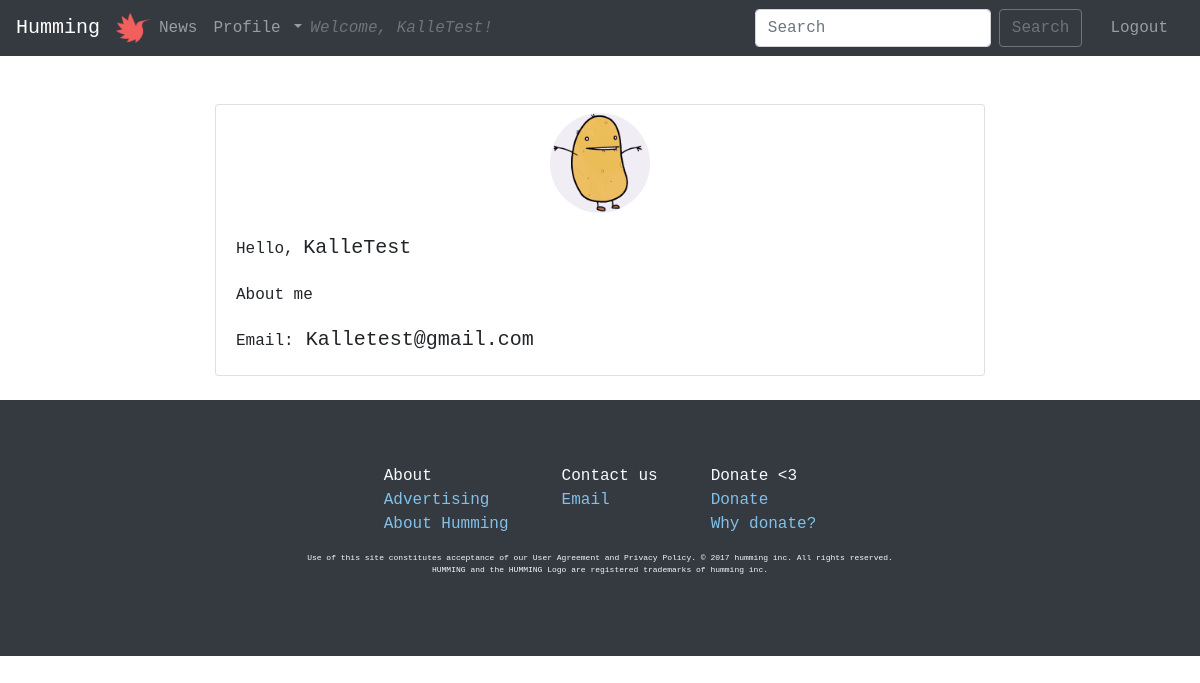
The app's page /accounts/profile.php (signed in), older data.
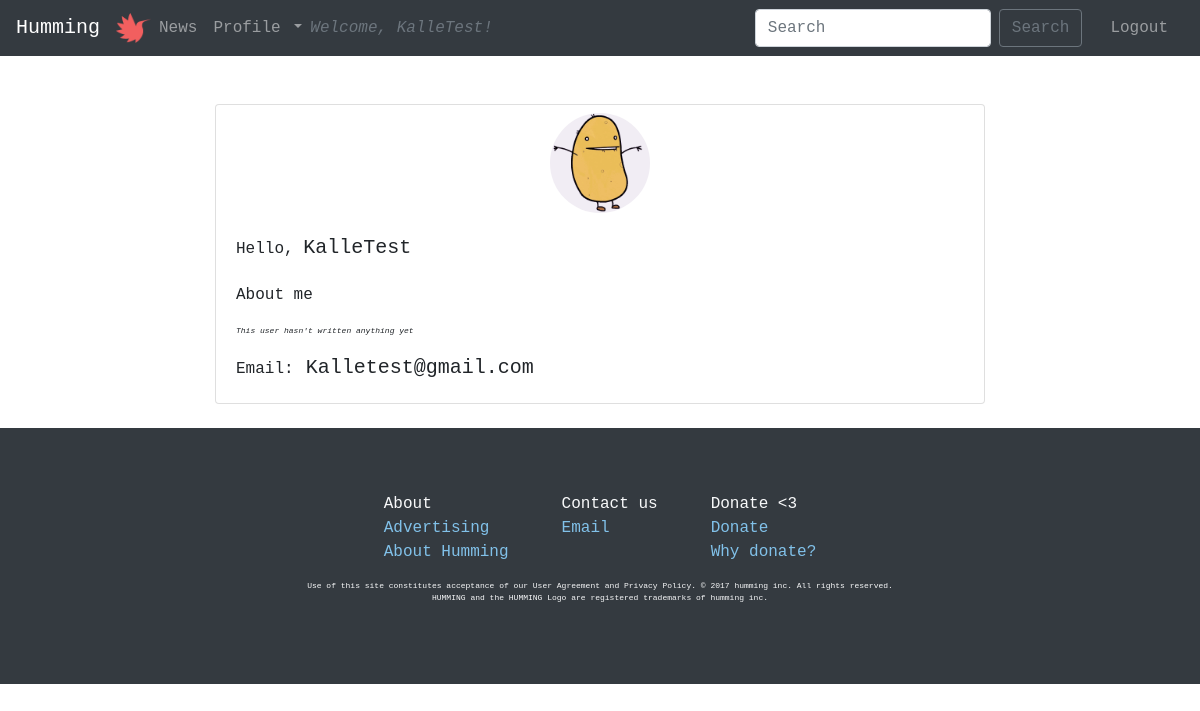
The same page, newer data.
### tables this page shows
CREATE TABLE "users" (
	`userID`	INTEGER PRIMARY KEY AUTOINCREMENT,
	`username`	VARCHAR NOT NULL UNIQUE,
	`email`	VARCHAR NOT NULL UNIQUE,
	`password`	VARCHAR NOT NULL,
	`bio`	VARCHAR,
	`picture`	VARCHAR
);

### php/functions.php (called while the page is built, shortened)
<?php
function myProfile($pdo) {
  $id = (int)$_SESSION['users']['userID'];
  $getMyProfile = "SELECT * FROM users
                   WHERE userID= :userID";
  $statement = $pdo->prepare($getMyProfile);
  $statement->bindParam(':userID', $id, PDO::PARAM_INT);
  $statement->execute();
  $resultGetMyProfile = $statement->fetchALL(PDO::FETCH_ASSOC);
  return $resultGetMyProfile;
}

### accounts/profile.php (the view, shortened to what this page needs)
<?php
require __DIR__.'/../viewings/header.php';
?>
<div class="mt-5">
  <?php $profiles = myProfile($pdo) ?>
  <?php foreach($profiles as $profile):?>
    <div class="col-md-8 mx-auto">
      <div class="card mt-2">
        <img class="profilePic mb-3" src=" <?php if(isset($profile['picture'])): ?>
          <?php echo "../profileImages/".$profile['picture']; ?>
        <?php else: echo "../images/potato.jpg"; ?>
        <?php endif; ?>" alt="">
        <div class="card-body pt-1 pb-1">
          <blockquote class="blockquote mb-0">
            <p class="mb-0">
              <small class="font-weight-light"><p>Hello, </small> <?php echo $profile['username'];?></p>
              <small class="font-weight-light"><p>About me</small><br><?php echo $profile['bio'];?></p>
              <?php if (!isset($profile['bio'])): ?>
                   <p class="smallfont italic mt-0 pt-0"><em>This user hasn't written anything yet</em></p>
              <?php endif; ?>
              <small class="font-weight-light"><p>Email:</small> <?php echo $profile['email'];?></p>
            </blockquote>
          </div>
        </div>
      </div>
    <?php endforeach; ?>
  </div>
  <?php require __DIR__.'/../viewings/footer.php'; ?>

### viewings/navigation.php (shortened to what this page needs)
<nav class="navbar navbar-expand-lg navbar-dark bg-dark">
  <a class="navbar-brand" href="/index.php">Humming</a>
  <img src="../../images/hummingLogo.png" width="35" height="30" class="d-inline-block align-top" alt="">
<div class="collapse navbar-collapse" id="navbarSupportedContent">
  <ul class="navbar-nav ml-auto w-100 justify-content-start">
      <li class="nav-item">
        <a class="nav-link" href="/news.php">News<span class="sr-only">(current)</span></a>
      </li>
      <?php if (isset($_SESSION['users'])):?>
        <li class="nav-item dropdown">
          <a class="nav-link dropdown-toggle" href="#" id="navbarDropdown" role="button" data-toggle="dropdown" aria-haspopup="true" aria-expanded="false">
            Profile
          </a>
        </li>
        <?php $userNames = myProfile($pdo) ?>
        <?php foreach($userNames as $userName): ?>
          <p class="font-italic text-secondary mt-2 mb-0">Welcome, <?php echo $userName['username'];?>!</p>
        <?php endforeach; ?>
      <?php endif; ?>
  </ul>
  <ul class="nav navbar-nav ml-auto w-100 mr-1 justify-content-end">
    <form class="form-inline my-2 my-lg-0">
      <input class="form-control mr-sm-2" type="search" placeholder="Search" aria-label="Search">
      <button class="btn btn-outline-secondary my-2 my-sm-0" type="submit">Search</button>
    </form>
  </ul>
  <?php if (isset($_SESSION['users'])):?>
    <ul class="nav navbar-nav ml-auto w-10 mr-3 pl-4 justify-content-end">
      <div class="clearfix">
        <li class="nav-item float-right">
          <a href="../php/logout.php" class="nav-link p-0">Logout</a>
        </li>
      </div>
    </ul>
  <?php endif; ?>
</div>
</nav>

Row changes from the older to the newer data that the page shows:
changed users "KalleTest": now shows "This user hasn't written anything yet"
